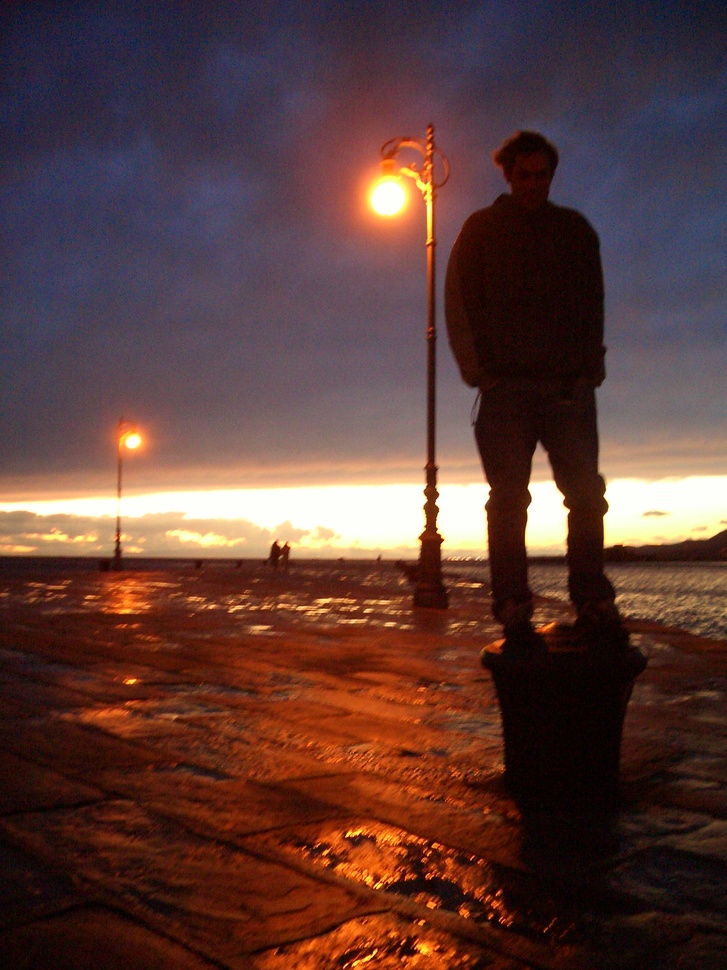
%> input picture Coursework Image Video/Image4.jpg, 727 x 970 px, shrunk from 1200 x 1600 before the run
$ octave four.m   (GNU Octave 9; MATLAB toolbox functions it lacks are replaced by stand-ins)
%> lines starting %> are read from the running program, lines starting %| are printed output that depends on the picture
clear; clc; close all;
addpath("C:\Users\acer\Desktop\Matlab Final\Coursework Image Video");

%% --------------------------------------------------------------------

img = imread("Image4.jpg");
%> img is the input picture: size 970x727x3 uint8; mean R, G, B 91.4, 59.8, 55.3
imshow(img);
title("Original Image");

lab = rgb2lab(img);
%> lab: size 970x727x3 double; mean of channels 1, 2, 3 28.5, 14.2, 8.2

L = lab(:,:,1) / 100;
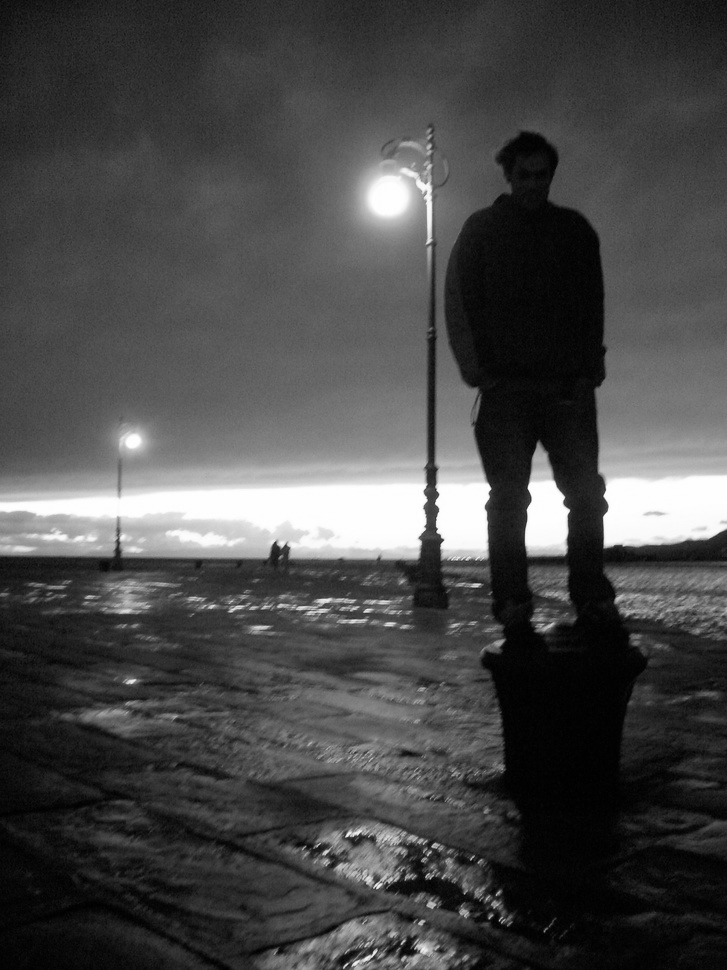
%> L: size 970x727 double; min 0, max 1, mean 0.285

L2 = adapthisteq(L, 'NumTiles', [8 8], 'ClipLimit', 0.005);
L2 = imadjust(L2,[0 1],[0 0.9]);
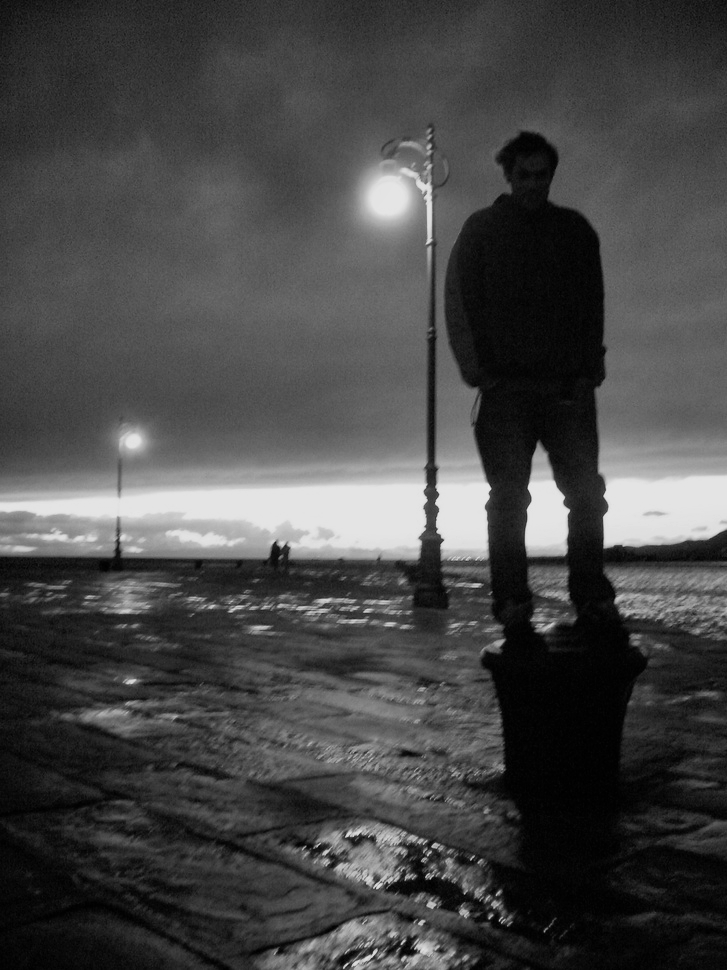
%> L2: size 970x727 double; min 0, max 0.9, mean 0.278
lab(:,:,1) = L2 * 100;
%> lab: size 970x727x3 double; mean of channels 1, 2, 3 27.8, 14.2, 8.2

i_enhanced = lab2rgb(lab);
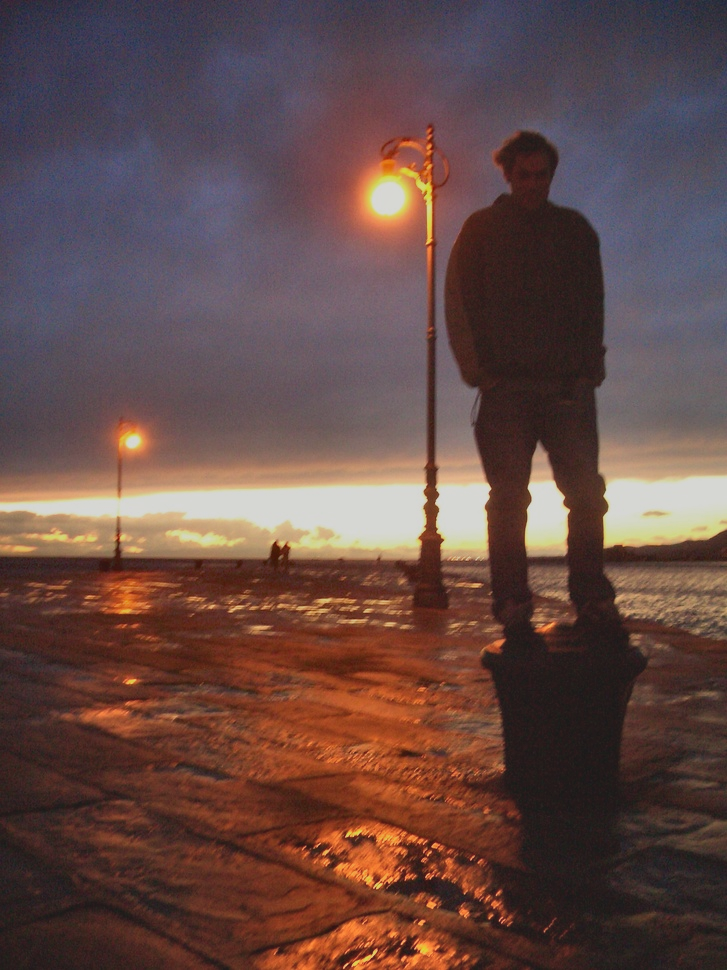
%> i_enhanced: size 970x727x3 double; mean R, G, B 0.35, 0.227, 0.21; drawn with min black and max white
i_filtered = imbilatfilt(i_enhanced, 0.01);
HSV = rgb2hsv(i_filtered);
%> HSV: size 970x727x3 double; mean H, S, V 0.355, 0.55, 0.368

S = HSV(:,:,2);
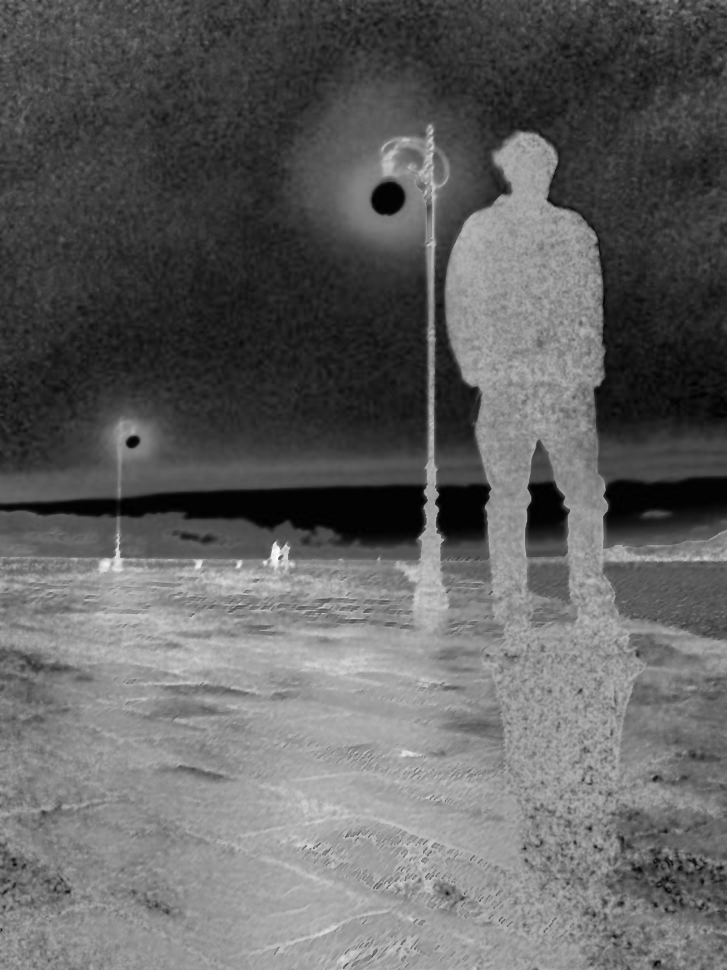
%> S: size 970x727 double; min 0.000164, max 1.43, mean 0.55; drawn with min black and max white
V = HSV(:,:,3);
S = S * 0.85;
HSV(:,:,2) = S;
%> HSV: size 970x727x3 double; mean H, S, V 0.355, 0.468, 0.368

V = min(V, 0.7);
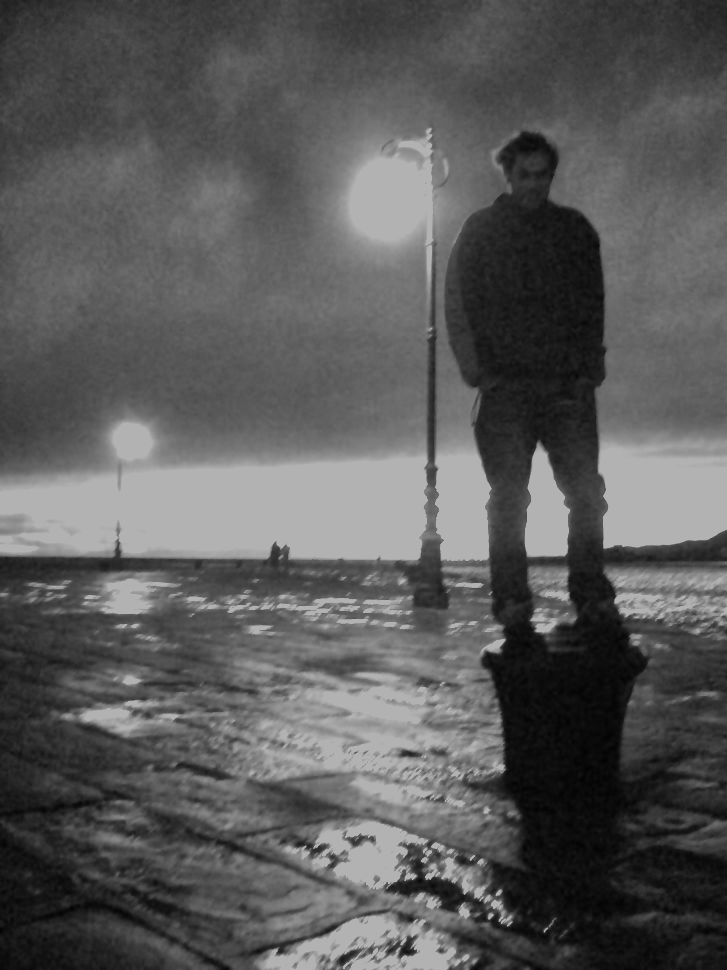
%> V: size 970x727 double; min 0.0114, max 0.7, mean 0.353
HSV(:,:,3) = V;
%> HSV: size 970x727x3 double; mean H, S, V 0.355, 0.468, 0.353

i_final = hsv2rgb(HSV);
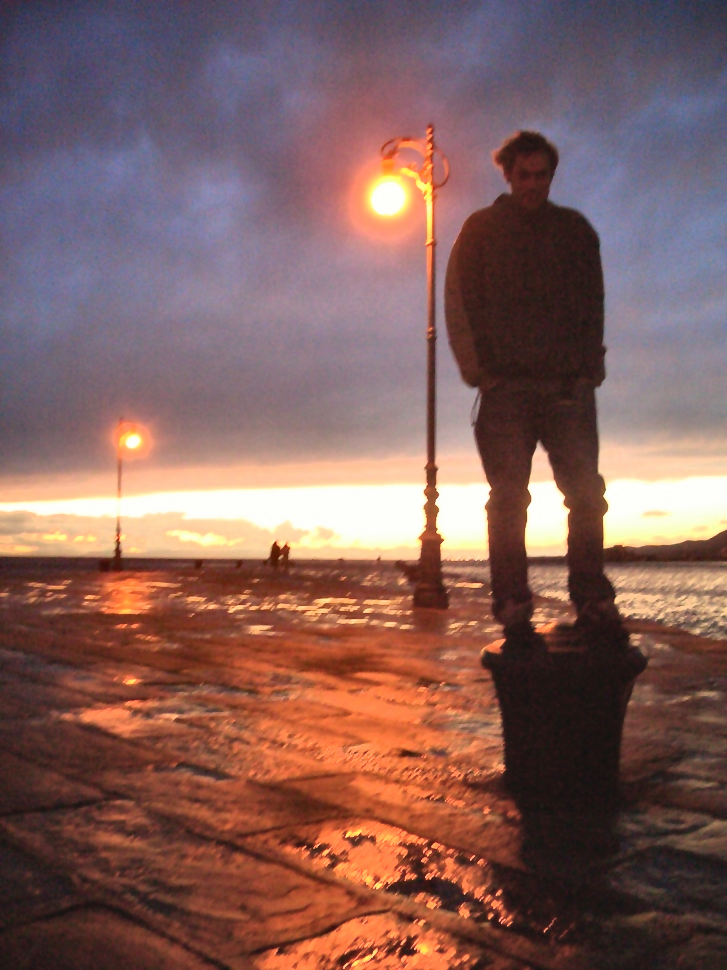
%> i_final: size 970x727x3 double; mean R, G, B 0.338, 0.235, 0.223; drawn with min black and max white
%> (the run ends here)
